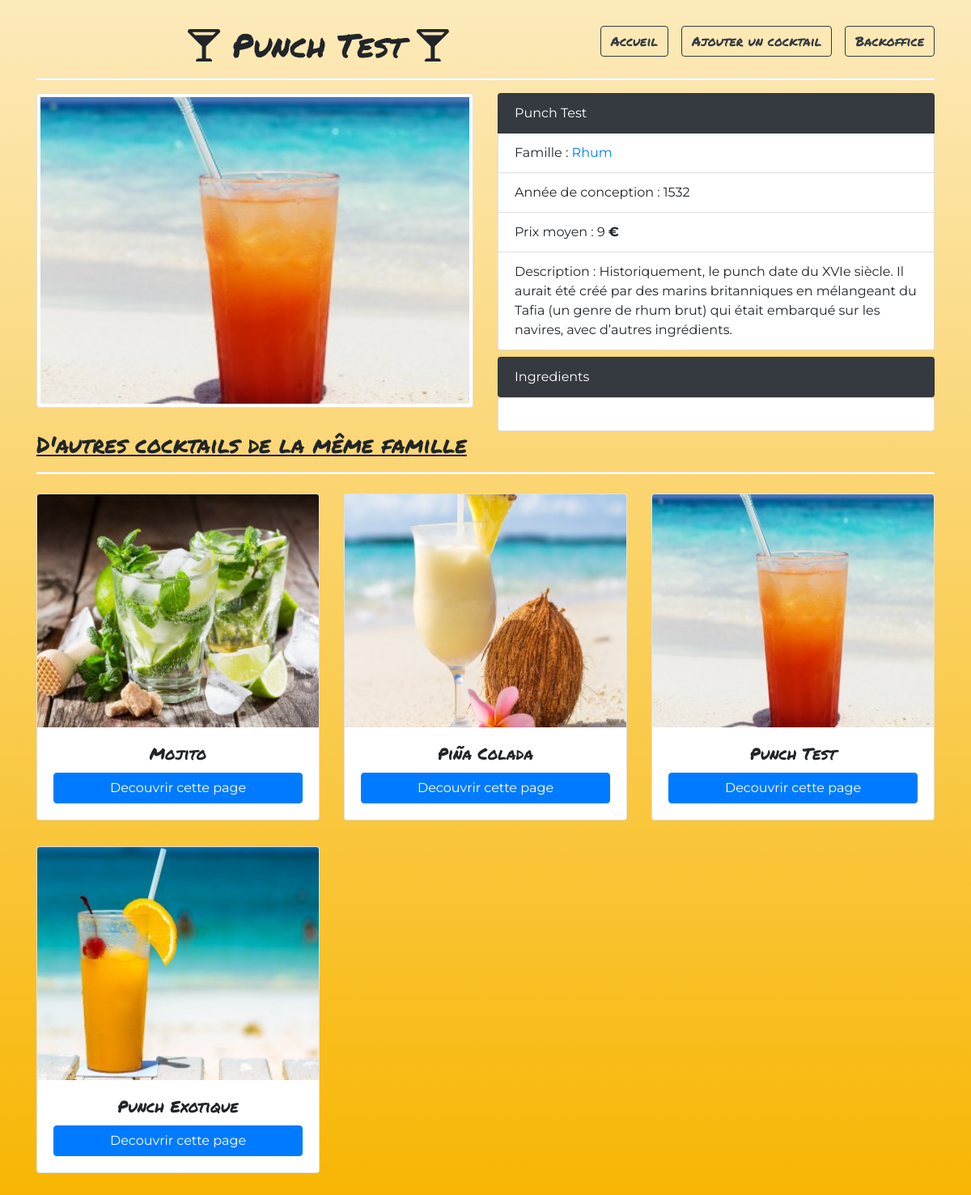
/detailsCocktail.php?id=6, run on the app's committed database.
### tables this page shows
CREATE TABLE `Cocktail` (
  `id` int(11) NOT NULL,
  `nom` varchar(255) NOT NULL,
  `description` text NOT NULL,
  `urlPhoto` varchar(255) NOT NULL,
  `dateConception` date NOT NULL,
  `prixMoyen` float NOT NULL,
  `idFamille` int(11) NOT NULL
);

CREATE TABLE `Famille` (
  `id` int(11) NOT NULL,
  `nomFamille` varchar(255) NOT NULL
);

### detailsCocktail.php (called while the page is built, shortened)
<?php
require 'models/cocktail.php';
$infosCocktail = detailsCocktails($_GET['id']);
$proposition = propositionFamille($infosCocktail['nomFamille']);
include 'templates/detailsCocktail.phtml';

### models/cocktail.php (called while the page is built, shortened)
<?php
function detailsCocktails($id){
    $pdo = connectToDatabase();
    $query = $pdo->prepare("
    Select
        cocktail.id, nom, nomFamille, idFamille, description, urlPhoto, Year(dateConception) As dateConception, prixMoyen
    From cocktail
    INNER JOIN Famille ON famille.id = cocktail.idFamille
    WHERE cocktail.id = ?
    ");
    $query->execute( [$id] );
    return $query->fetch(PDO::FETCH_ASSOC);
}
function propositionFamille( $nomFamille ){
    $pdo = connectToDatabase();
    $query = $pdo->prepare("
        Select nom, cocktail.id, nomFamille, urlPhoto
        From cocktail
        INNER JOIN Famille ON famille.id = cocktail.idFamille
        WHERE nomFamille = ?
    ");
    $query->execute( [$nomFamille] );
    return $query->fetchAll(PDO::FETCH_ASSOC);
}

### templates/detailsCocktail.phtml (the view, shortened to what this page needs)
<!DOCTYPE html>
<html lang="fr">
<head>
      <link rel="stylesheet" href="https://cdnjs.cloudflare.com/ajax/libs/twitter-bootstrap/4.4.1/css/bootstrap.min.css">
      <link rel="stylesheet" href="assets/css/cocktails.css">
      <link rel="stylesheet" href="https://cdnjs.cloudflare.com/ajax/libs/font-awesome/5.15.2/css/all.min.css" />
</head>
<body class="container">
      <nav">
            <h1>
                  <i class="fas fa-glass-martini-alt"></i>
                  <?= $infosCocktail['nom'] ?>
                  <i class="fas fa-glass-martini-alt"></i>
                  <?php include 'inc/nav.phtml'; ?>
            </h1>
            <hr style="height: 2px; background-color: white">
            <main class="row">
                  <div class="col-sm-6">
                        <img src="assets/images/cocktails/<?= $infosCocktail['urlPhoto'] ?>" alt="Image du cocktail : <?= $infosCocktail['nom'] ?>" class="w-100 img-thumbnail">
                  </div>
                  <div class="col-sm-6">
                        <ul class="list-group">
                              <li class="list-group-item bg-dark text-white"><?= $infosCocktail['nom'] ?></li>
                              <li class="list-group-item">Famille : <a href="index.php?famille=<?= $infosCocktail['nomFamille'] ?>"><?= $infosCocktail['nomFamille'] ?></a></li>
                              <li class="list-group-item">Année de conception : <?= $infosCocktail['dateConception'] ?></li>
                              <li class="list-group-item">Prix moyen : <?= $infosCocktail['prixMoyen'] ?> <b>€</b></li>
                              <li class="list-group-item">Description : <?= $infosCocktail['description'] ?></li>
                        </ul>
                        <ul class="list-group mt-2">
                              <li class="list-group-item bg-dark text-white">Ingredients</li>
                        </ul>
                        <div class="card card-body">
                        </div>
                  </div>
      <div class="col-sm-12">
      <h3>D'autres cocktails de la même famille </h3>
      <hr style="height: 2px; background-color: white">
      </div>
                  <?php foreach ($proposition as $detailFam) { ?>
                        <div class="col-4 mt-2">
                              <div class="card mb-4">
                                    <img class="card-img-top" style="height: 18rem;" src="assets/images/cocktails/<?= $detailFam['urlPhoto'] ?>" alt="Card image cocktail">
                                    <div class="card-body">
                                          <h5 class="card-title"><?= $detailFam['nom'] ?></h5>
                                          <a href="detailsCocktail.php?id=<?= $detailFam['id'] ?>" class="w-100 btn btn-primary">Decouvrir cette page</a>
                                    </div>
                              </div>
                        </div>
                  <?php } ?>
            </main>
</body>
</html>

### assets/css/cocktails.css (style rules this page uses)
* { box-sizing: border-box; }
body { background: linear-gradient(to bottom, #fceabb, #f8b500); font-family: Montserrat, sans-serif; max-width: 1024px; min-height: 100vh; padding: 2rem 0; }
h1,h5 { text-align: center; font-family: 'Permanent Marker', cursive; }
h3 { font-family: 'Permanent Marker', cursive; text-decoration: underline; }
main { display: flex; flex-wrap: wrap; justify-content: space-between; }

### data on the page
cocktail: nom "Punch Test", urlPhoto (picture), idFamille.nomFamille "Rhum", prixMoyen "9", description "Historiquement, le punch date du XVIe siècle. Il aurait été créé par des marins britanniques en mélangeant du Tafia (un genre de rhum brut) qui était embarqué sur les navires, avec d’autres ingrédients."
cocktail: urlPhoto (picture), nom "Mojito"
cocktail: urlPhoto (picture), nom "Piña Colada"
cocktail: urlPhoto (picture), nom "Punch Exotique"

### other printed values
$infosCocktail['dateConception'] "1532"
